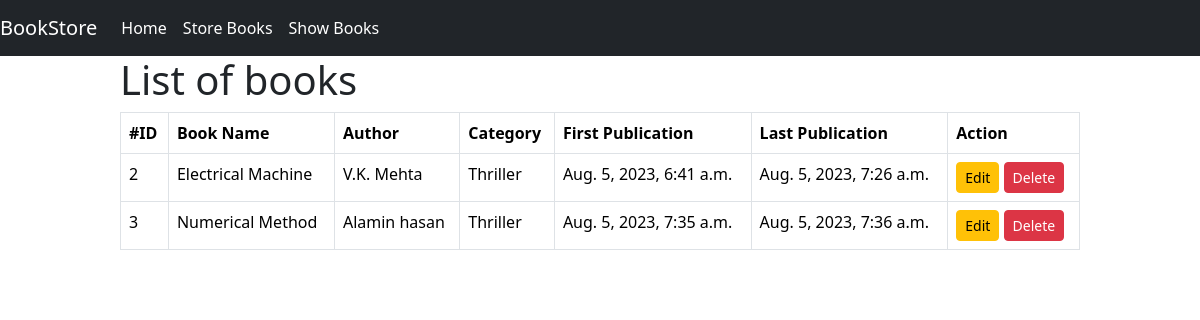
/show_books/, run on the app's committed database.
### book/models.py (models this page shows)
class BookStoreModel(models.Model):
    Category =(
        ('Mystery', 'Mystery'),
        ('Thriller', 'Thriller'),
        ('Sci-Fi', 'Sci-Fi'),
        ('Humor', 'Humor'),
        ('Horror', 'Horror'),
    )
    id = models.IntegerField(primary_key=True)
    book_name = models.CharField(max_length=30)
    author = models.CharField(max_length=30)
    category = models.CharField(max_length=30, choices=Category)
    first_pub = models.DateTimeField(auto_now_add=True)
    last_pub = models.DateTimeField(auto_now=True)

### book/views.py (the view)
# urls.py: path('show_books/',show_books,name='showbooks'),
def show_books(request):
      book=BookStoreModel.objects.all()
      print(book)
      return render(request,'show_book.html',{'data':book})

### book/templates/show_book.html
{% extends 'base.html' %}
{% block content %}
<div style="width: 80%; margin:auto;">
      <h1>List of books</h1>
      {% if data %}
      <table class="table table-bordered">
            <thead>
              <tr>
                <th scope="col">#ID</th>
                <th scope="col">Book Name</th>
                <th scope="col">Author</th>
                <th scope="col">Category</th>
                <th scope="col">First Publication</th>
                <th scope="col">Last Publication</th>
                <th scope="col">Action</th>
              </tr>
            </thead>
            <tbody>
                  {% for item  in data %}
                  <tr>
                        <td>{{item.id}}</td>
                        <td>{{item.book_name}}</td>
                        <td>{{item.author}}</td>
                        <td>{{item.category}}</td>
                        <td >{{item.first_pub}}</td>
                        <td>{{item.last_pub}}</td>
                        <td><a href="{% url 'editbook' id=item.id %}" class="btn btn-warning btn-sm">Edit</a>
                        <a href="{% url 'delete_book' id=item.id %}" class="btn btn-danger btn-sm">Delete</a></td>
                      </tr>
                  {% endfor %}
            </tbody>
          </table>
          {% else %}
          <h3>No books available</h3>
          {% endif %}
</div>
{% endblock %}

### book/templates/base.html (shortened to what this page needs)
<!DOCTYPE html>
<html lang="en">
<head>
      <link href="https://cdn.jsdelivr.net/npm/bootstrap@5.3.1/dist/css/bootstrap.min.css" rel="stylesheet"
>
</head>
<body>
      <nav class="navbar navbar-expand-lg navbar-light bg-dark text-white">
            <a class="navbar-brand text-white" href="#">BookStore</a>
            <div class="collapse navbar-collapse" id="navbarNavAltMarkup">
              <div class="navbar-nav text-white">
                <a class="nav-item nav-link active text-white" href="#">Home</a>
                <a class="nav-item nav-link text-white" href="{% url 'storebook' %}">Store Books</a>
                <a class="nav-item nav-link text-white" href="{% url 'showbooks' %}">Show Books</a>
              </div>
            </div>
          </nav>
      {% block content %}
      {% endblock %}
</body>
</html>

### data on the page
BookStoreModel: id "2", book_name "Electrical Machine", author "V.K. Mehta", category "Thriller", first_pub "Aug. 5, 2023, 6:41 a.m.", last_pub "Aug. 5, 2023, 7:26 a.m."
BookStoreModel: id "3", book_name "Numerical Method", author "Alamin hasan", category "Thriller", first_pub "Aug. 5, 2023, 7:35 a.m.", last_pub "Aug. 5, 2023, 7:36 a.m."
